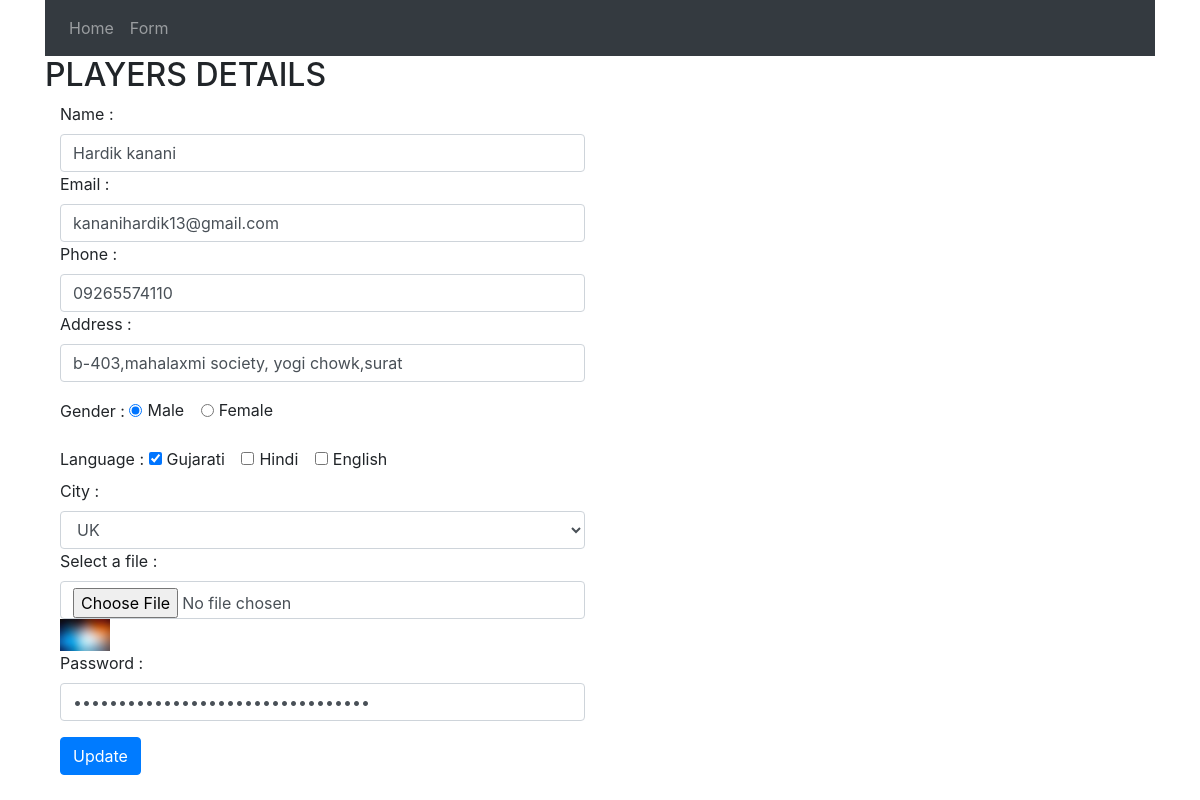
The app's page /crud/edit.php?id=2 with its own data.
### tables this page shows
CREATE TABLE `cru` (
  `id` int(24) NOT NULL,
  `name` varchar(255) NOT NULL,
  `email` varchar(255) NOT NULL,
  `phone` varchar(255) NOT NULL,
  `address` varchar(255) NOT NULL,
  `gender` varchar(200) NOT NULL,
  `language` varchar(255) NOT NULL,
  `city` varchar(255) NOT NULL,
  `password` varchar(255) NOT NULL,
  `file` varchar(255) NOT NULL
);

### crud/edit.php (the view, shortened to what this page needs)
<!DOCTYPE html>
<html lang="en">
<head>
     <link rel="stylesheet" href="https://cdn.jsdelivr.net/npm/bootstrap@4.6.2/dist/css/bootstrap.min.css">
</head>
<body>
     <?php
     include "hedar.php";
     include "db.php";
     if (isset($_GET["id"])) {
          $getid = $_GET["id"];
          $sql = "SELECT * FROM cru WHERE id = '$getid'";
          $result = mysqli_query($conn, $sql);
          if ($result->num_rows > 0) {
               while ($row = $result->fetch_assoc()) {
                    $gender = $row["gender"];
                    $language = explode(',', $row["language"]);
                    $city = $row["city"];
     ?>
                    <div class="container">
                         <h2>PLAYERS DETAILS</h2>
                         <form action="update.php" class="roe g-3" method="post" enctype="multipart/form-data">
                              <div class="col-md-6">
                                   <label for="name" class="form-label">Name :</label>
                                   <input type="text" class="form-control" name="name" id="name" value="<?php echo $row['name'] ?>">
                              </div>
                              <div class="col-md-6">
                                   <label for="email" class="form-label">Email :</label>
                                   <input type="email" class="form-control" name="email" id="email" value="<?php echo $row['email'] ?>">
                              </div>
                              <div class="col-md-6">
                                   <label for="phone" class="form-label">Phone :</label>
                                   <input type="phone" class="form-control" name="phone" id="phone" value="<?php echo $row['phone'] ?>">
                              </div>
                              <div class="col-md-6">
                                   <label for="address" class="form-label">Address :</label>
                                   <input type="address" class="form-control" name="address" id="address" value="<?php echo $row['address'] ?>">
                              </div>
                              <div class="col-md-6">
                                   <label for="">Gender :</label>
                                   <div class="form-check form-check-inline">
                                        <input type="radio" class="form-check-input" name="gender" id="male" value="male" <?php if ($gender == "male") {
                                                                                                                                  echo "checked";
                                                                                                                             } ?>>
                                        <label for="male" class="form-check-label">Male</label>
                                   </div>
                                   <div class="form-check form-check-inline mt-3">
                                        <input type="radio" class="form-check-input" name="gender" id="female" value="female" <?php if ($gender == "female") {
                                                                                                                                       echo "checked";
                                                                                                                                  } ?>>
                                        <label for="female" class="form-check-label">Female</label>
                                   </div>
                              </div>
                              <div class="col-md-6 mt-3">
                                   <label for="">Language :</label>
                                   <div class="form-check form-check-inline">
                                        <input type="checkbox" class="form-check-input" name="language[]" id="gujarati" value="gujarati" <?php if (in_array('gujarati', $language)) {
                                                                                                                                                 echo "checked";
                                                                                                                                            } ?>>
                                        <label for="gujarati" class="form-check-label">Gujarati</label>
                                   </div>
                                   <div class="form-check form-check-inline">
                                        <input type="checkbox" class="form-check-input" name="language[]" id="hindi" value="hindi" <?php if (in_array('hindi', $language)) {
                                                                                                                                            echo "checked";
                                                                                                                                       } ?>>
                                        <label for="hindi" class="form-check-label">Hindi</label>
                                   </div>
                                   <div class="form-check form-check-inline">
                                        <input type="checkbox" class="form-check-input" name="language[]" id="english" value="english" <?php if (in_array('english', $language)) {
                                                                                                                                            echo "checked";
                                                                                                                                       } ?>>
                                        <label for="english" class="form-check-label">English</label>
                                   </div>
                              </div>
                              <div class="col-md-6">
                                   <label for="city" class="form-label">City :</label>
                                   <select name="city" id="city" class="form-control">
                                        <option value="UK" <?php if ($city == "UK") {
                                                                 echo "selected";
                                                            } ?>>UK</option>
                                   </select>
                              </div>
                              <div class="col-md-6">
                                   <label for="file" class="form-label">Select a file :</label>
                                   <div class="">
                                        <input type="file" class="form-control" name="file" id="file">
                                        <img src="<?php echo $row['file'] ?>" width="50">
                                   </div>
                              </div>
                              <div class="col-md-6">
                                   <label for="password" class="form-label">Password :</label>
                                   <input type="password" class="form-control" name="password" id="password" value="<?php echo $row['password'] ?>">
                              </div>
                              <div class="col-12 mt-3">
                                   <button type="submit" name="submit" class="btn btn-primary">Update</button>
                              </div>
                         </form>
                    </div>
     <?php
               }
          }
     }
     ?>
</body>
</html>

### records on screen
cru: name "Hardik kanani", email "kananihardik13@gmail.com", phone "09265574110", address "b-403,mahalaxmi society, yogi chowk,surat", gender "☑ Male", gender "☐ Female", language "☑", city "UK", file (picture)
